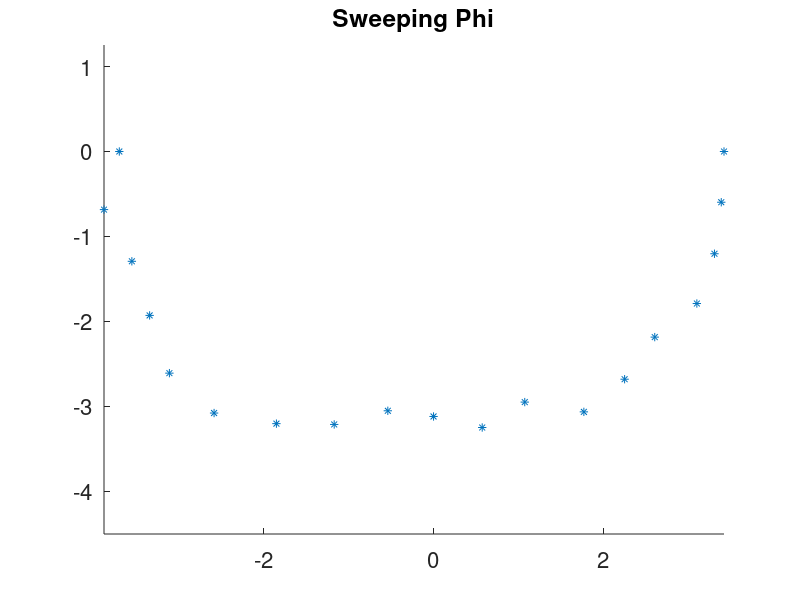
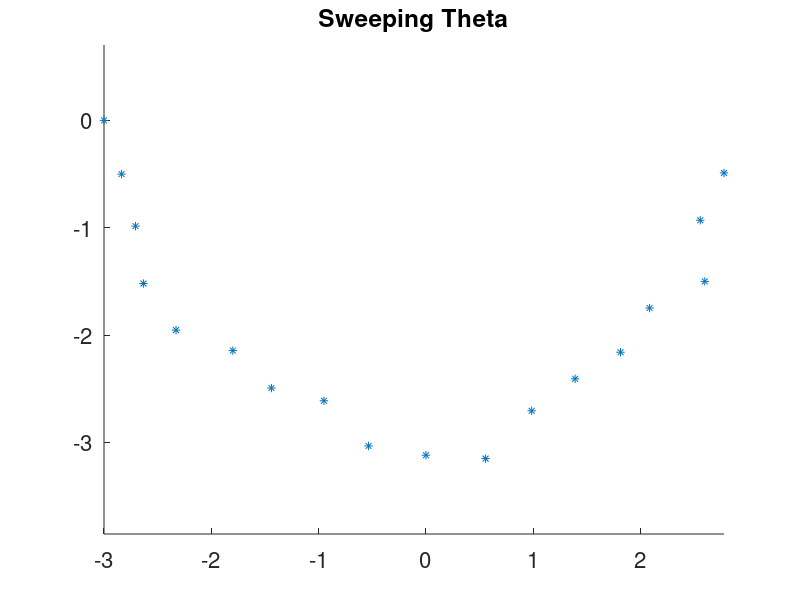

MATLAB code for these plots, in order:
%% Plotting curve surface limit data

% This is a mesh table that has the first row/column as 0-180
limit3D = csvread('data/3D Limit Curve_every10deg.csv');

%% Do we just want the middle ROW?
i = 11;
limit3D(i,1);
limit2D = limit3D(i,2:end);
phi = limit3D(1,2:end);
fx = limit2D.*-cosd(phi);
fy = limit2D.*-sind(phi);

figure; set(gca,'fontsize',16); hold on 
plot(fx,fy,'*')
axis equal
title('Sweeping Phi')

%% % Do we just want the middle COLUMN?
 
limit3D(1,i);
limit2D = limit3D(2:end,i);
theta = limit3D(2:end,1);
fx = limit2D.*-cosd(theta);
fy = limit2D.*-sind(theta);

figure; set(gca,'fontsize',16); hold on 
plot(fx,fy,'*')
axis equal
title('Sweeping Theta')